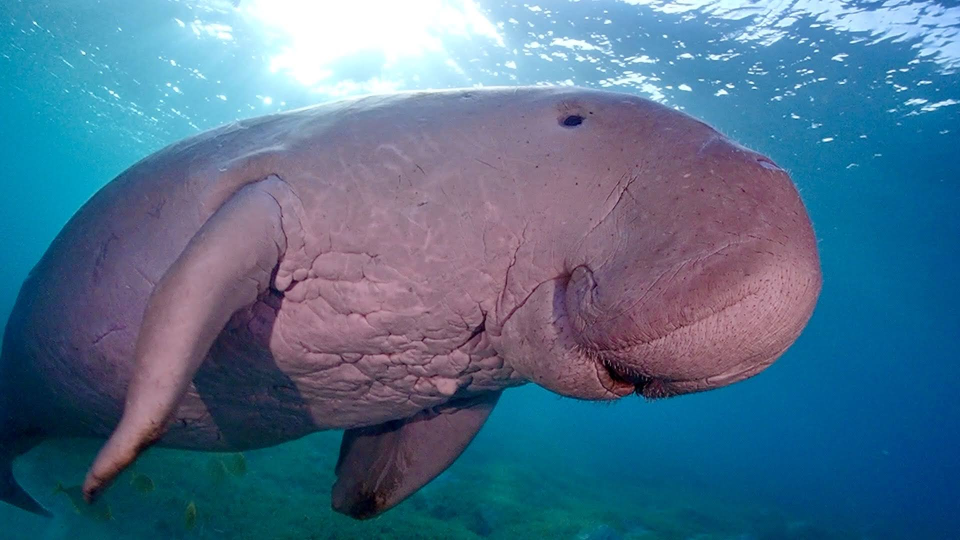
#> input picture imgs/dugong.jpg, 1920 x 1080 px (shown at 1/2 size)
$ jupyter execute Homework2.ipynb
#> lines starting #> are read from the running program, lines starting #| are printed output that depends on the picture; long printed decimals are rounded
# HOMEWORK 2
For this homework you will have to complete and implement the colour balancing for:
* Gray world algorithm
* Scale-by-max algorithm

You are free to use your own images. Experiment with more images and think about the effect each of the algorithms has on the resulting (balanced) image.

### Colour Balancing
In this notebook we will show different type of colour balancing making use of von Kries' hypothesis.

[cell 1]
import cv2
import numpy as np
from matplotlib import pyplot as plt
import os
plt.rcParams['figure.figsize'] = [15, 5]

[cell 2]
img = cv2.imread('imgs/dugong.jpg')
#> img is the input picture: shape (1080, 1920, 3); mean B, G, R 140.7, 113.1, 79.7
img = cv2.cvtColor(img, cv2.COLOR_BGR2RGB)
plt.imshow(img)

### White patch
In white patch algorithm we choose a group of pixels we know they should be white. We then scale the resulting image colour channels by this white patch.

[cell 3]
# Define white patch and the coefficients
row, col = 25, 664
white = img[row, col, :]
#> white = [255, 255, 255]
print(f'White src = {white}')
#| White src = [255 255 255]
coeffs = 255.0/white
#> coeffs = [1, 1, 1]
print(f'Coeffs={coeffs}')
#| Coeffs=[1. 1. 1.]

# Apply white balancing and generate balanced image
balanced = np.zeros_like(img, dtype=np.float32)

modifier = 1

for channel in range(3):
    balanced[..., channel] = img[..., channel] * coeffs[channel] * modifier

print(f'balanced pixel -> {balanced[row, col, :]}')
#| balanced pixel -> [255. 255. 255.]

# White patching does not guarantee that the dynamic range is preserved, images must be clipped.
balanced = balanced/255
balanced[balanced > 1] = 1

plt.subplot(121), plt.imshow(img)
plt.subplot(122), plt.imshow(balanced)
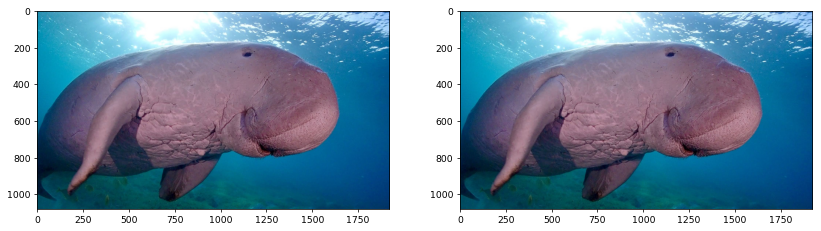
#> figure drawn by matplotlib, 2 panels

### Gray world
This algorithm assumes that a scene, on average, is gray.

[cell 4]
# Load your image
img_name = 'imgs/dugong.jpg'
# img_name = 'imgs/kodim09.png'
# print(f'Loading image "{os.getcwd()}{img_name}"')
img = cv2.imread(img_name)
img = cv2.cvtColor(img, cv2.COLOR_BGR2RGB)

R, G, B = 0, 1, 2
rows, cols, ch = img.shape
#> rows = 1080; cols = 1920; ch = 3
total_pixels = rows * cols
#> total_pixels = 2073600
print(f'rows:{rows}, cols:{cols}, channels:{ch}')
#| rows:1080, cols:1920, channels:3

# plt.imshow(img)

# Compute the mean values for all three colour channels (red, green, blue)
mean_r = np.sum(img[...,R]) / total_pixels
#> mean_r = 79.73
mean_g = np.sum(img[...,G]) / total_pixels
#> mean_g = 113.1
mean_b = np.sum(img[...,B]) / total_pixels
#> mean_b = 140.7

print(f'\nmean_r - {mean_r}')
#| mean_r - 79.732
print(f'mean_g - {mean_g}')
#| mean_g - 113.115
print(f'mean_b - {mean_b}')
#| mean_b - 140.693

# Compute the coefficients kr, kg, kb
# Note: there are 3 coefficients to compute but we only have 2 equations.
# Therefore, you have to make an assumption, fix the value of one of the
# coefficients and compute the remining two
# Hint: You can fix the coefficient of the brightest colour channel to 1.
kr = max(mean_r, mean_g, mean_b) / mean_r
#> kr = 1.76
kg = max(mean_r, mean_g, mean_b) / mean_g
#> kg = 1.24
kb = max(mean_r, mean_g, mean_b) / mean_b
#> kb = 1

print(f'\nkr = {kr}')
#| kr = 1.765
print(f'kg = {kg}')
#| kg = 1.244
print(f'kb = {kb}')
#| kb = 1.0

# Apply color balancing and generate the balanced image
balanced = np.zeros_like(img, dtype=np.uint32)

modifier = 1 # just to play with :)

balanced[..., R] = img[..., R] * kr * modifier
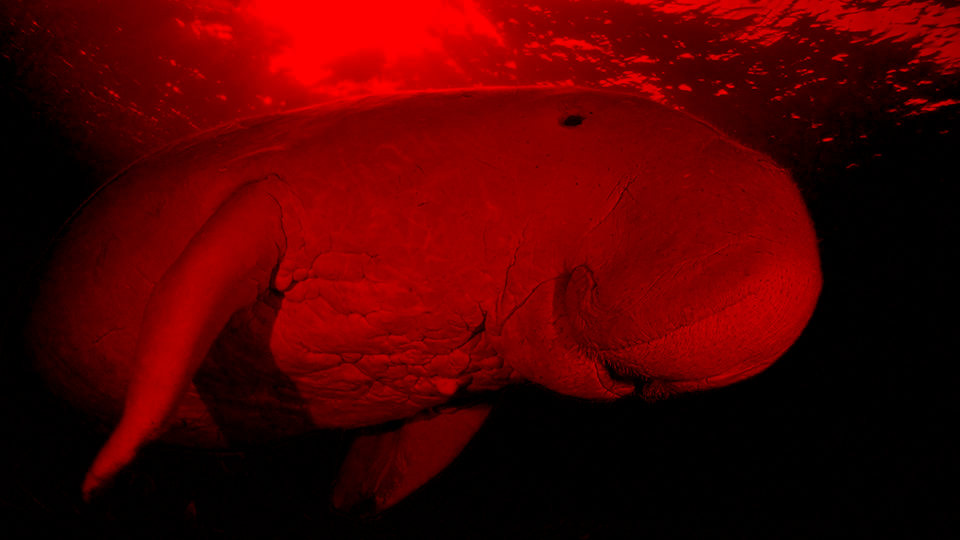
#> balanced: shape (1080, 1920, 3) uint32 (shown at 1/2 size); mean R, G, B 140.2, 0, 0; drawn with min black and max white
balanced[..., G] = img[..., G] * kg * modifier
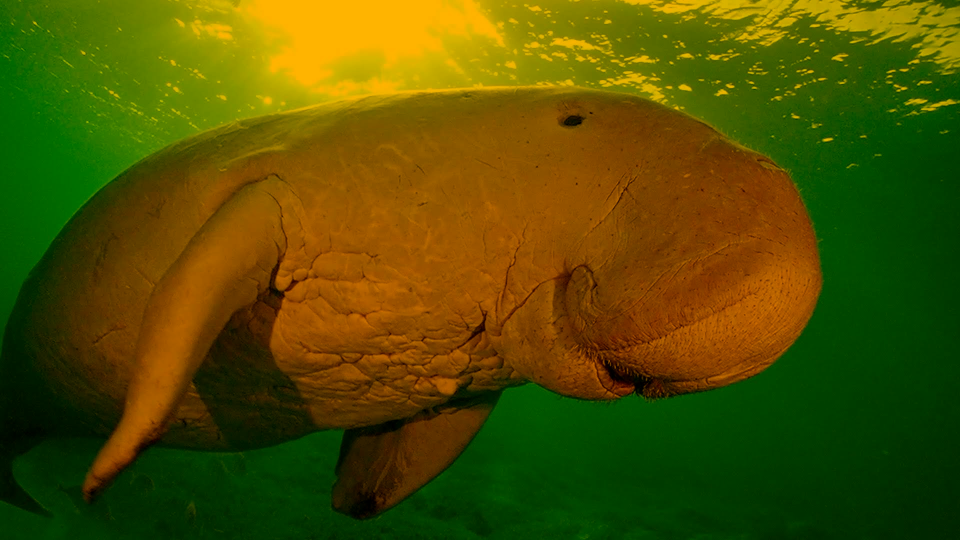
#> balanced: shape (1080, 1920, 3) uint32 (shown at 1/2 size); mean R, G, B 140.2, 140.2, 0; drawn with min black and max white
balanced[..., B] = img[..., B] * kb * modifier
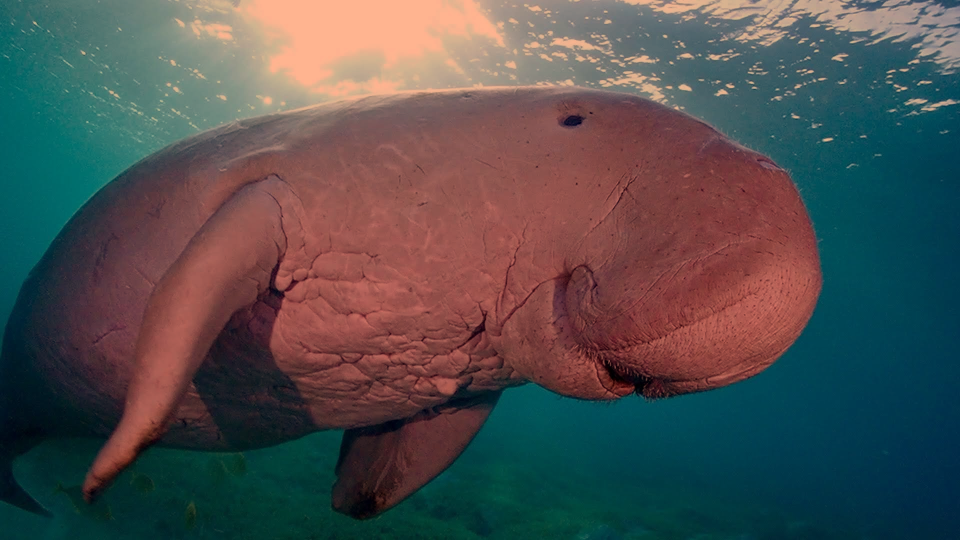
#> balanced: shape (1080, 1920, 3) uint32 (shown at 1/2 size); mean R, G, B 140.2, 140.2, 140.7; drawn with min black and max white

print(f'\nMax value of balanced R: ', end='')
print(f'{np.max(balanced[...,R])}')
#| 449

print(f'Max value of balanced G: ', end='')
print(f'{np.max(balanced[...,G])}')
#| 317

print(f'Max value of balanced B: ', end='')
print(f'{np.max(balanced[...,B])}\n')
#| 255

new_mean_r = np.sum(balanced[...,R]) / total_pixels
#> new_mean_r = 140.2
new_mean_g = np.sum(balanced[...,G]) / total_pixels
#> new_mean_g = 140.2
new_mean_b = np.sum(balanced[...,B]) / total_pixels
#> new_mean_b = 140.7

print(f'new_mean_r (balanced) - {new_mean_r}')
#| new_mean_r (balanced) - 140.230
print(f'new_mean_g (balanced) - {new_mean_g}')
#| new_mean_g (balanced) - 140.195
print(f'new_mean_b (balanced) - {new_mean_b}')
#| new_mean_b (balanced) - 140.693

# Show the original and the balanced image side by side
plt.subplot(121), plt.imshow(img)
plt.subplot(122), plt.imshow(np.clip(balanced, 0, 255))
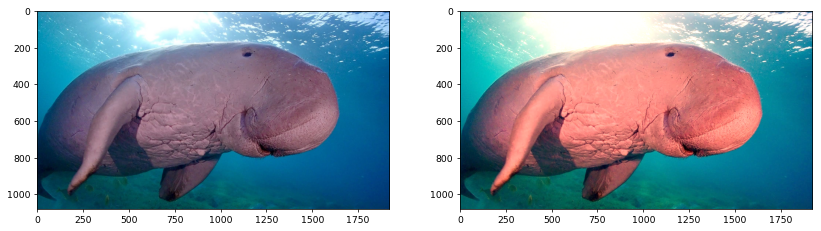
#> figure drawn by matplotlib, 2 panels

### Scale-by-max
This is a straightforward algorithm that scales each colour channel by its maximum value. Note that it is sensitive to noise and saturations.

[cell 5]
# Load your image
# i had to find image withous bright while color to find max values < 255
img_name = 'imgs/turtle.jpeg'
img = cv2.imread(img_name)
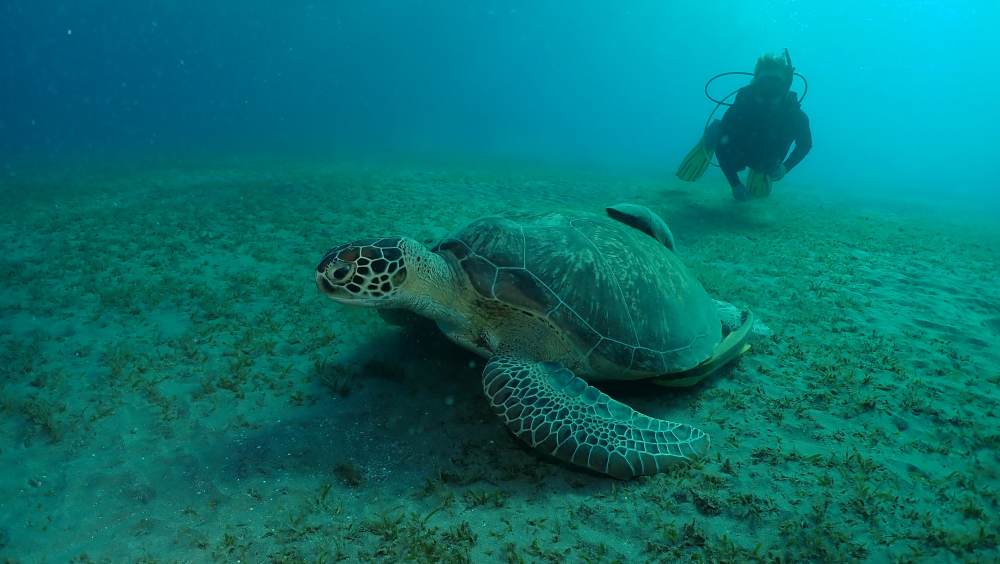
#> input picture imgs/turtle.jpeg, 4000 x 2256 px (shown at 1/4 size)
#> img is the input picture: shape (2256, 4000, 3); mean B, G, R 112.7, 113.9, 6.8
img = cv2.cvtColor(img, cv2.COLOR_BGR2RGB)
R, G, B = 0, 1, 2
rows, cols, ch = img.shape
#> rows = 2256; cols = 4000

# Compute the maximum values for all three colour channels (red, green, blue)
max_r = np.max(img[...,R])
#> max_r = 178
max_g = np.max(img[...,G])
#> max_g = 255
max_b = np.max(img[...,B])
#> max_b = 255

print(f'\nmax_r - {max_r}')
#| max_r - 178
print(f'max_g - {max_g}')
#| max_g - 255
print(f'max_b - {max_b}')
#| max_b - 255

kr = 255 / max_r
#> kr = 1.43
kg = 255 / max_g
#> kg = 1
kb = 255 / max_b

print(f'\nkr - {kr}')
#| kr - 1.433
print(f'kg - {kg}')
#| kg - 1.0
print(f'kb - {kb}')
#| kb - 1.0

# Apply scale-by-max balancing and generate the balanced image
balanced = np.zeros_like(img, dtype=np.uint32)

modifier = 1

balanced[..., R] = img[..., R] * kr * modifier
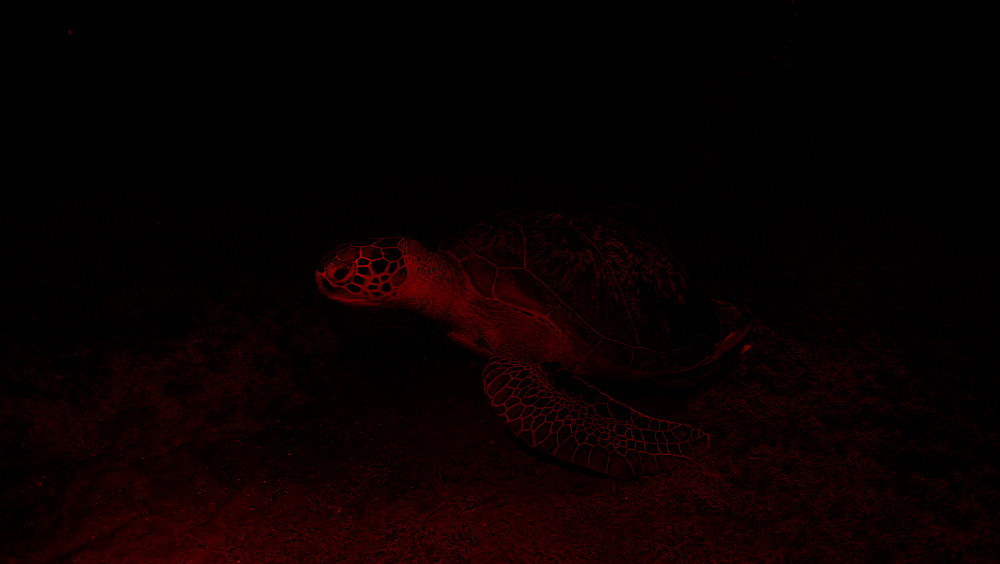
#> balanced: shape (2256, 4000, 3) uint32 (shown at 1/4 size); mean R, G, B 9.4, 0, 0
balanced[..., G] = img[..., G] * kg * modifier
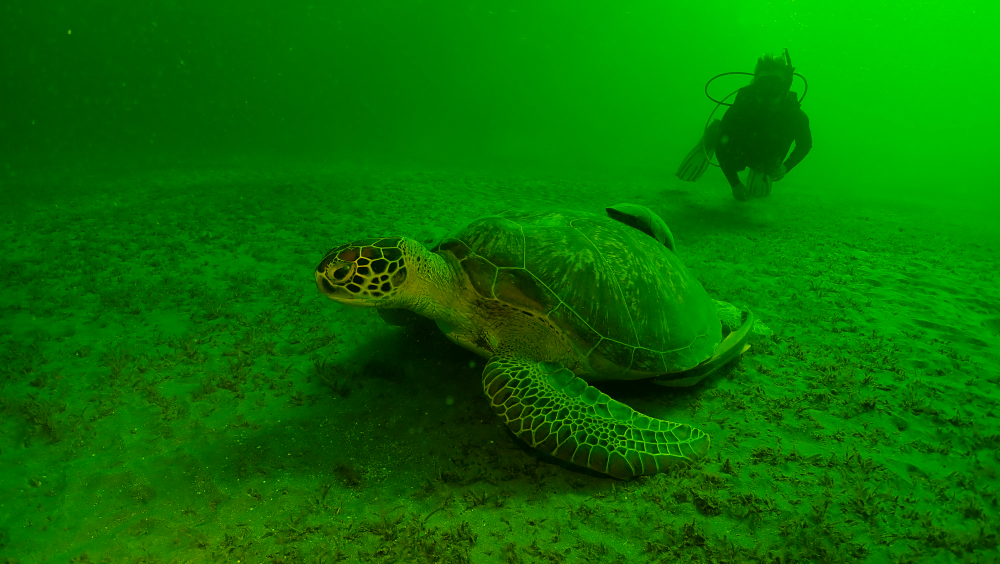
#> balanced: shape (2256, 4000, 3) uint32 (shown at 1/4 size); mean R, G, B 9.4, 113.9, 0
balanced[..., B] = img[..., B] * kb * modifier


plt.subplot(121), plt.imshow(img)
plt.subplot(122), plt.imshow(np.clip(balanced, 0, 255))
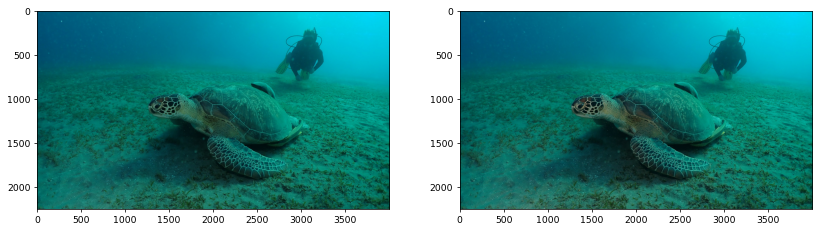
#> figure drawn by matplotlib, 2 panels
